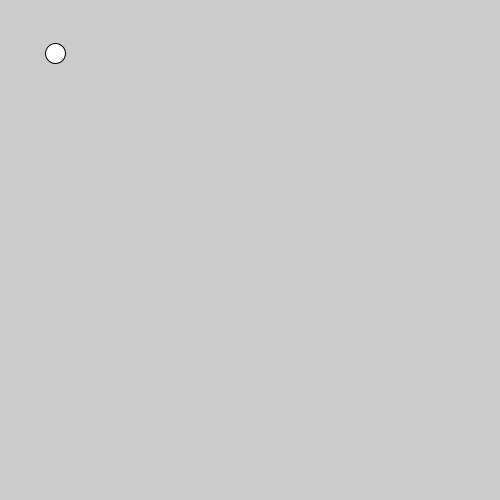
Frame 1 (no input)
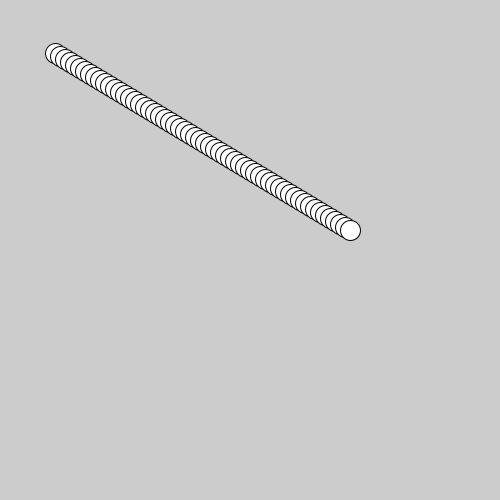
Frame 60 (the mouse pressed at the canvas centre just before this capture)
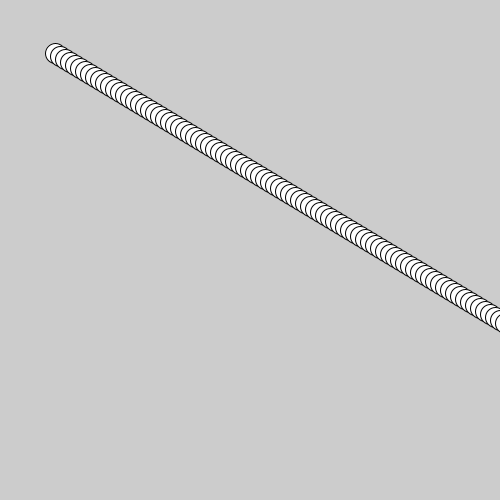
Frame 120 (the mouse held since frame 60 and released just before this capture)

The Processing sketch that drew these frames (run headless with seeded random() and noise(); from frame 60 on, the mouse is pressed at the canvas centre):

// Processing sketch: Pong_03_Variables_speed
// ── Pong_03_Variables_speed.pde
/*
HKB Massive Interfaces Basics
 Created by Michael Flueckiger
 
 */



float posX=50;
float posY=50;

//Geschwindigkeit besteht aus 2 Komponenten: 
float speedX=5;
float speedY=3;
// -> eigentlich ein Vektor
PVector speed=new PVector(5,5);

// Funktionen: Wiederverwendbare Programmblöcke
void setup() { 
  size(500, 500);
}


// Funktionen: Drawloop. wird x-mal pro Sekunde wiederholt. 

void draw() {
  posX=posX+speedX;
  posY=posY+speedY;
  ellipse(posX, posY, 20, 20);
}
